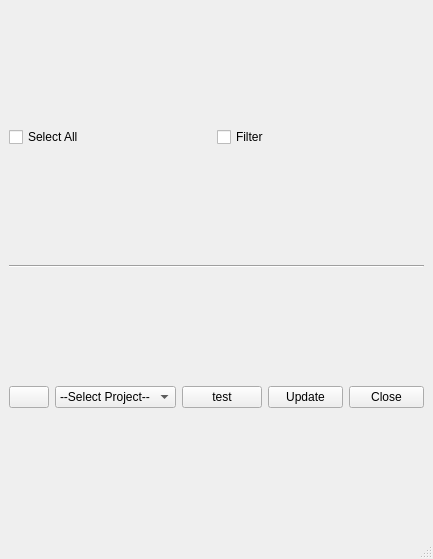
<?xml version="1.0" encoding="UTF-8"?>
<ui version="4.0">
 <class>MainWindow</class>
 <widget class="QMainWindow" name="MainWindow">
  <property name="geometry">
   <rect>
    <x>0</x>
    <y>0</y>
    <width>381</width>
    <height>559</height>
   </rect>
  </property>
  <property name="windowTitle">
   <string>Scene Breakdown</string>
  </property>
  <widget class="QWidget" name="centralwidget">
   <layout class="QVBoxLayout" name="verticalLayout_2">
    <property name="spacing">
     <number>0</number>
    </property>
    <item>
     <layout class="QHBoxLayout" name="scrollerLayout">
      <property name="spacing">
       <number>0</number>
      </property>
     </layout>
    </item>
    <item>
     <layout class="QHBoxLayout" name="horizontalLayout_2">
      <item>
       <widget class="QCheckBox" name="selectAllButton">
        <property name="toolTip">
         <string>Select all outdated references</string>
        </property>
        <property name="text">
         <string>Select All</string>
        </property>
       </widget>
      </item>
      <item>
       <widget class="QCheckBox" name="filterButton">
        <property name="toolTip">
         <string>Show only outdated references</string>
        </property>
        <property name="text">
         <string>Filter</string>
        </property>
       </widget>
      </item>
     </layout>
    </item>
    <item>
     <widget class="Line" name="line">
      <property name="orientation">
       <enum>Qt::Horizontal</enum>
      </property>
     </widget>
    </item>
    <item>
     <layout class="QHBoxLayout" name="horizontalLayout_3">
      <property name="spacing">
       <number>6</number>
      </property>
      <item>
       <widget class="QPushButton" name="refreshButton">
        <property name="toolTip">
         <string>Refresh references list</string>
        </property>
        <property name="text">
         <string/>
        </property>
       </widget>
      </item>
      <item>
       <spacer name="horizontalSpacer_3">
        <property name="orientation">
         <enum>Qt::Horizontal</enum>
        </property>
        <property name="sizeHint" stdset="0">
         <size>
          <width>40</width>
          <height>20</height>
         </size>
        </property>
       </spacer>
      </item>
      <item>
       <widget class="QComboBox" name="projectsBox">
        <item>
         <property name="text">
          <string>--Select Project--</string>
         </property>
        </item>
       </widget>
      </item>
      <item>
       <spacer name="horizontalSpacer_2">
        <property name="orientation">
         <enum>Qt::Horizontal</enum>
        </property>
        <property name="sizeHint" stdset="0">
         <size>
          <width>40</width>
          <height>20</height>
         </size>
        </property>
       </spacer>
      </item>
      <item>
       <widget class="QPushButton" name="testButton">
        <property name="text">
         <string>test</string>
        </property>
       </widget>
      </item>
      <item>
       <widget class="QPushButton" name="updateButton">
        <property name="minimumSize">
         <size>
          <width>75</width>
          <height>0</height>
         </size>
        </property>
        <property name="toolTip">
         <string>Update selected references</string>
        </property>
        <property name="text">
         <string>Update</string>
        </property>
       </widget>
      </item>
      <item>
       <widget class="QPushButton" name="closeButton">
        <property name="minimumSize">
         <size>
          <width>75</width>
          <height>0</height>
         </size>
        </property>
        <property name="toolTip">
         <string>Close this window</string>
        </property>
        <property name="text">
         <string>Close</string>
        </property>
       </widget>
      </item>
     </layout>
    </item>
   </layout>
  </widget>
  <widget class="QMenuBar" name="menubar">
   <property name="geometry">
    <rect>
     <x>0</x>
     <y>0</y>
     <width>381</width>
     <height>21</height>
    </rect>
   </property>
  </widget>
  <widget class="QStatusBar" name="statusbar"/>
 </widget>
 <resources/>
 <connections>
  <connection>
   <sender>closeButton</sender>
   <signal>clicked()</signal>
   <receiver>MainWindow</receiver>
   <slot>close()</slot>
   <hints>
    <hint type="sourcelabel">
     <x>321</x>
     <y>440</y>
    </hint>
    <hint type="destinationlabel">
     <x>245</x>
     <y>504</y>
    </hint>
   </hints>
  </connection>
 </connections>
</ui>
